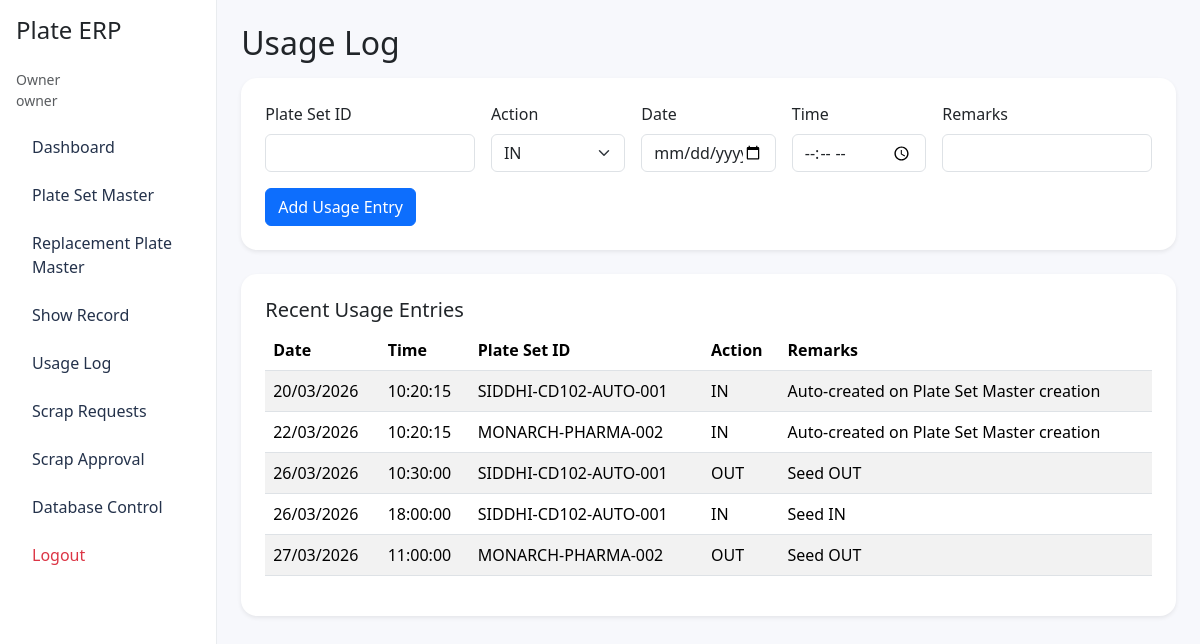
The app's page /usage-log (signed in) with its own data.
### app/models.py (models this page shows)
class User(Base):
    __tablename__ = 'users'
    id = Column(Integer, primary_key=True)
    email = Column(String, unique=True, nullable=False, index=True)
    full_name = Column(String, nullable=False)
    role = Column(String, nullable=False)
    password_hash = Column(String, nullable=False)
    is_active = Column(Boolean, default=True, nullable=False)
    created_at = Column(DateTime(timezone=True), server_default=func.now())
    updated_at = Column(DateTime(timezone=True), server_default=func.now(), onupdate=func.now())

class UsageLog(Base):
    __tablename__ = 'usage_log'
    id = Column(Integer, primary_key=True)
    plate_set_id = Column(String, ForeignKey('plate_set_master.plate_set_id'), nullable=False, index=True)
    action_type = Column(String, nullable=False)
    action_date = Column(Date, nullable=False)
    action_time = Column(String, nullable=False)
    remarks = Column(Text)
    created_by_user_id = Column(Integer, ForeignKey('users.id'))
    created_at = Column(DateTime(timezone=True), server_default=func.now())
    plate_set = relationship('PlateSetMaster', back_populates='usage_logs')
    creator = relationship('User')

### app/main.py (the view)
@app.get('/usage-log', response_class=HTMLResponse)
def usage_log_page(request: Request, db: Session = Depends(get_db)):
    require_permission(request, 'use_usage_log')
    logs = db.query(models.UsageLog).order_by(models.UsageLog.created_at.desc()).limit(50).all()
    return templates.TemplateResponse('usage_log.html', context(request, logs=logs, success=None, error=None))

### app/templates/usage_log.html (shortened to what this page needs)
{% extends 'base.html' %}
{% block content %}
<h2 class="mb-3">Usage Log</h2>
<div class="card shadow-sm rounded-4 p-4 mb-4">
  <form method="post" action="/usage-log" class="row g-3">
    <div class="col-md-3"><label class="form-label">Plate Set ID</label><input class="form-control" name="plate_set_id" required></div>
    <div class="col-md-2"><label class="form-label">Action</label><select class="form-select" name="action_type"><option>IN</option><option>OUT</option></select></div>
    <div class="col-md-2"><label class="form-label">Date</label><input class="form-control" type="date" name="action_date" required></div>
    <div class="col-md-2"><label class="form-label">Time</label><input class="form-control" type="time" name="action_time" required></div>
    <div class="col-md-3"><label class="form-label">Remarks</label><input class="form-control" name="remarks"></div>
    <div class="col-12"><button class="btn btn-primary">Add Usage Entry</button></div>
  </form>
</div>
<div class="card shadow-sm rounded-4 p-4">
  <h5>Recent Usage Entries</h5>
  <div class="table-responsive">
    <table class="table table-striped">
      <thead><tr><th>Date</th><th>Time</th><th>Plate Set ID</th><th>Action</th><th>Remarks</th></tr></thead>
      <tbody>
        {% for log in logs %}
        <tr><td>{{ log.action_date.strftime('%d/%m/%Y') }}</td><td>{{ log.action_time }}</td><td>{{ log.plate_set_id }}</td><td>{{ log.action_type }}</td><td>{{ log.remarks or '' }}</td></tr>
        {% endfor %}
      </tbody>
    </table>
  </div>
</div>
{% endblock %}

### app/templates/base.html (shortened to what this page needs)
<!DOCTYPE html>
<html lang="en">
<head>
  <link href="https://cdn.jsdelivr.net/npm/bootstrap@5.3.3/dist/css/bootstrap.min.css" rel="stylesheet">
  <link href="/static/styles.css" rel="stylesheet">
</head>
<body>
<div class="d-flex">
  {% if current_user %}
  <aside class="sidebar p-3">
    <h4 class="mb-4">Plate ERP</h4>
    <div class="small text-muted mb-3">{{ current_user.full_name }}<br>{{ current_user.role }}</div>
    <nav class="nav flex-column gap-2">
      <a class="nav-link" href="/dashboard">Dashboard</a>
      {% if current_user.role in ['owner','technical_team','designer'] %}<a class="nav-link" href="/plate-sets/new">Plate Set Master</a>{% endif %}
      {% if current_user.role in ['owner','technical_team','designer'] %}<a class="nav-link" href="/replacement-plates/new">Replacement Plate Master</a>{% endif %}
      <a class="nav-link" href="/records">Show Record</a>
      <a class="nav-link" href="/usage-log">Usage Log</a>
      {% if current_user.role in ['owner','designer'] %}<a class="nav-link" href="/scrap-requests">Scrap Requests</a>{% endif %}
      {% if current_user.role == 'owner' %}<a class="nav-link" href="/scrap-approval">Scrap Approval</a>{% endif %}
      {% if current_user.role in ['owner','technical_team'] %}<a class="nav-link" href="/database-control">Database Control</a>{% endif %}
      <a class="nav-link text-danger" href="/logout">Logout</a>
    </nav>
  </aside>
  {% endif %}
  <main class="content p-4 w-100">
    {% block content %}{% endblock %}
  </main>
</div>
</body>
</html>

### app/static/styles.css (style rules this page uses)
body { background: #f7f8fc; }
.sidebar { width: 260px; min-height: 100vh; background: #ffffff; border-right: 1px solid #e9ecef; }
.content { min-height: 100vh; }
.nav-link { color: #24324b; border-radius: 12px; }
.card { border: none; }

### records on screen
User: full_name "Owner", role "owner"
UsageLog: action_date "20/03/2026", action_time "10:20:15", plate_set_id "SIDDHI-CD102-AUTO-001", action_type "IN", remarks "Auto-created on Plate Set Master creation"
UsageLog: action_date "22/03/2026", action_time "10:20:15", plate_set_id "MONARCH-PHARMA-002", action_type "IN", remarks "Auto-created on Plate Set Master creation"
UsageLog: action_date "26/03/2026", action_time "10:30:00", plate_set_id "SIDDHI-CD102-AUTO-001", action_type "OUT", remarks "Seed OUT"
UsageLog: action_date "26/03/2026", action_time "18:00:00", plate_set_id "SIDDHI-CD102-AUTO-001", action_type "IN", remarks "Seed IN"
UsageLog: action_date "27/03/2026", action_time "11:00:00", plate_set_id "MONARCH-PHARMA-002", action_type "OUT", remarks "Seed OUT"
